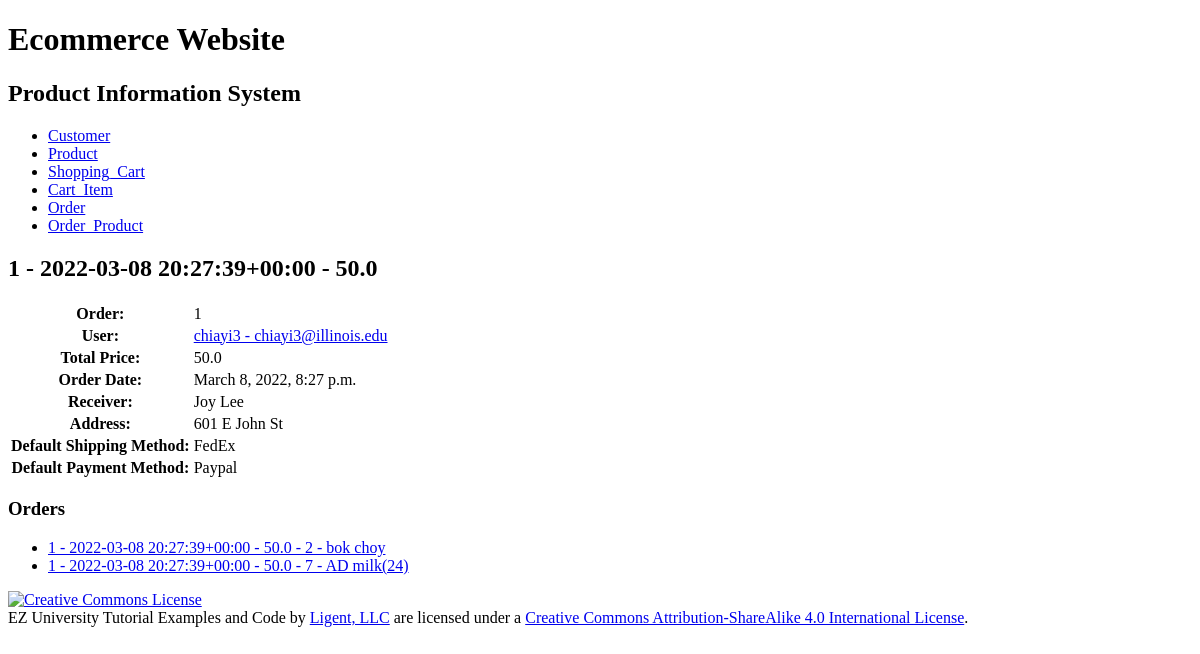
Page /order/1/ on the earlier database version.
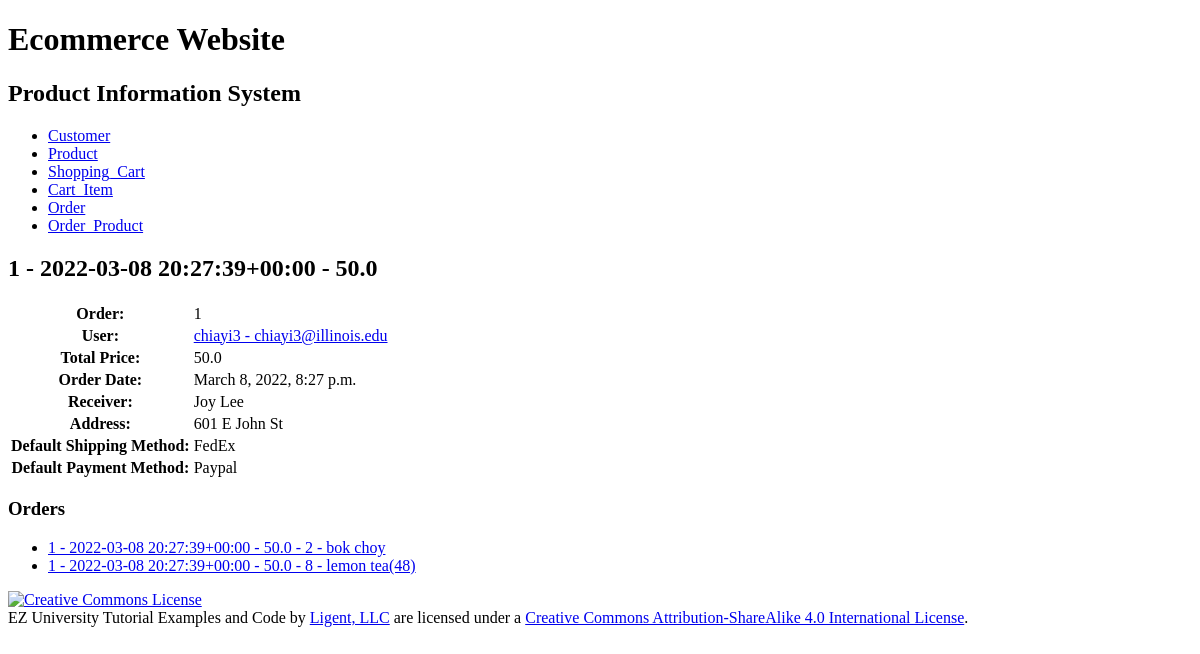
Same page on the later database version.
### productinfo/models.py (models this page shows, shortened)
class Order_Product(models.Model):
	oitem_id = models.AutoField(primary_key=True)
	price = models.FloatField()
	quantity = models.IntegerField()
	order_id = models.ForeignKey(Order, related_name='order_products', on_delete=models.PROTECT)
	product_id = models.ForeignKey(Product, related_name='order_products', on_delete=models.PROTECT)
	def __str__(self):
		return f'{self.order_id} - {self.product_id}'
	def get_absolute_url(self):
		return reverse('productinfo_orderproduct_detail_urlpattern',
					   kwargs={'pk':self.pk}
					   )
	class Meta:
		ordering = ['order_id']
		constraints = [
			UniqueConstraint(fields=['oitem_id', 'order_id', 'product_id'], name='unique_orderproduct')
		]

class Order(models.Model):
	order_id = models.AutoField(primary_key=True)
	total_price = models.FloatField()
	order_date = models.DateTimeField()
	receiver = models.CharField(max_length=45)
	address = models.CharField(max_length=225)
	sm_id = models.ForeignKey(Shipping_Method, related_name='orders', on_delete=models.PROTECT)
	pm_id = models.ForeignKey(Payment_Method, related_name='orders', on_delete=models.PROTECT)
	customer_id = models.ForeignKey(Customer, related_name='orders', on_delete=models.PROTECT)
	def __str__(self):
		return f'{self.order_id} - {self.order_date} - {self.total_price}'
	class Meta:
		ordering = ['order_date', 'order_id']
		constraints = [
			UniqueConstraint(fields=['order_id'], name='unique_order')
		]

class Product(models.Model):
	product_id = models.AutoField(primary_key=True)
	product_name = models.CharField(max_length=225, unique=True)
	product_price = models.FloatField()
	stock_num = models.IntegerField()
	category_id = models.ForeignKey(Category, related_name='products', on_delete=models.PROTECT)
	def __str__(self):
		return f'{self.product_id} - {self.product_name}'
	class Meta:
		ordering = ['product_id']
		constraints = [
			UniqueConstraint(fields=['product_name'], name='unique_product')
		]

### productinfo/views.py (the view)
class OrderDetail(View):
	def get(self, request, pk):
		order = get_object_or_404(
			Order,
			pk=pk
		)
		customer_id = order.customer_id
		shipping_method = order.sm_id
		payment_method = order.pm_id
		product_list = order.order_products.all()
		return render(
			request,
			'productinfo/order_detail.html',
			{'order': order,
			 'customer_id': customer_id ,
			 'shipping_method': shipping_method,
			 'payment_method': payment_method,
			 'product_list':product_list }
		)

### productinfo/models.py (called while the page is built)
	def __str__(self):
		return f'{self.sm_name}'

	def __str__(self):
		return f'{self.pm_name}'

	def __str__(self):
		return f'{self.username} - {self.email}'

	def get_absolute_url(self):
		return reverse('productinfo_customer_detail_urlpattern',
					   kwargs={'pk':self.pk}
					   )

### productinfo/templates/productinfo/order_detail.html (shortened to what this page needs)
{% extends 'productinfo/base.html' %}
{% block content %}
    <h2>{{ order }}</h2>
    <section>
        <table>
            <tr>
                <th>Order:</th>
                <td>{{ order.order_id }}</td>
            </tr>
            <tr>
                <th>User:</th>
                <td><a href="{{ customer_id.get_absolute_url}}">{{ customer_id }}</a></td>
            </tr>
            <tr>
                <th>Total Price:</th>
                <td>{{ order.total_price }}</td>
            </tr>
            <tr>
                <th>Order Date:</th>
                <td>{{ order.order_date }}</td>
            </tr>
            <tr>
                <th>Receiver:</th>
                <td>{{ order.receiver }}</td>
            </tr>
            <tr>
                <th>Address:</th>
                <td>{{ order.address }}</td>
            </tr>
            <tr>
                <th>Default Shipping Method:</th>
                <td>{{ shipping_method }}</td>
            </tr>
            <tr>
                <th>Default Payment Method:</th>
                <td>{{ payment_method }}</td>
            </tr>
        </table>
    </section>
    <section>
        <h3>Orders</h3>
        <ul>
            {% for product in product_list %}
                <li>
                    <a href="{{ product.get_absolute_url}}">{{ product }}</a>
                </li>
            {% empty %}
                <li><em>There are currently no orders.</em></li>
            {% endfor %}
        </ul>
    </section>
{% endblock %}

Differences in the rows shown:
changed Order_Product: order_id+product_id "1 - 2022-03-08 20:27:39+00:00 - 50.0 - 7 - AD milk(24)" → "1 - 2022-03-08 20:27:39+00:00 - 50.0 - 8 - lemon tea(48)"
